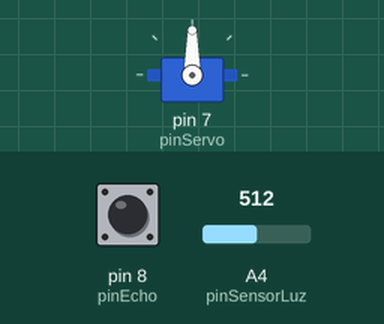
Simulated run of this sketch. Board: Arduino Uno, built with avr-gcc and run on an emulated ATmega328P. Shown: servo. The inputs (shaded band) are chosen by the test bench; at power-on: A4 (pinSensorLuz) = 512, pin 8 (pinEcho) LOW. What the sketch prints to the serial monitor is not drawn.

Above: at 1.2 s.
1.3 s: A4 (pinSensorLuz) set to 193
2.8 s: A4 (pinSensorLuz) set to 165
At 3.3 s:
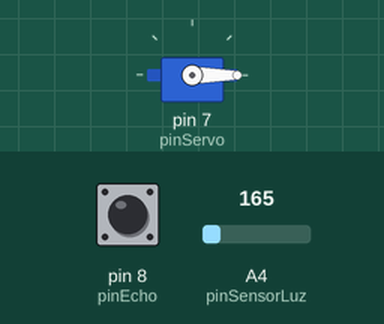
5.8 s: A4 (pinSensorLuz) set to 306
At 8.0 s:
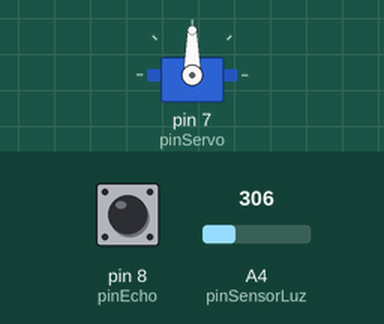
8.8 s: A4 (pinSensorLuz) set to 122
At 9.2 s:
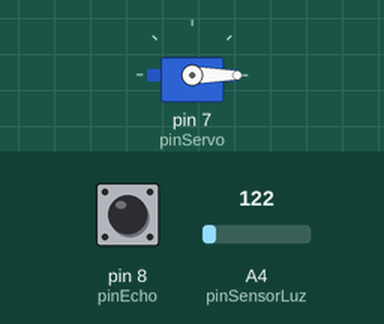
11.8 s: pin 8 (pinEcho) pulsed HIGH 5 times (0.12 s each, 0.3 s apart)
At 14.0 s:
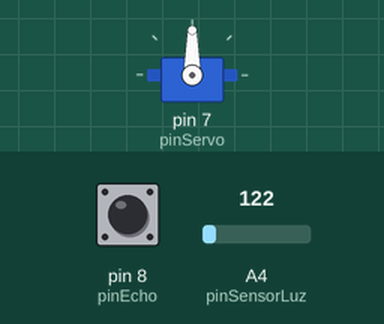
Timing chart, 0 to 15.9 s (numbered marks = the images above; inputs shaded):
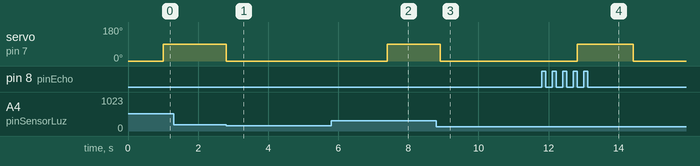

The sketch:

_2.5CierreAutomaticoContadorEntradas.ino
```cpp
#include <Servo.h>

Servo servo1;

const int abierto = 90;
const int cerrado = 0;

const int OSCURO = 180;

const int sensorDistancia = 0;
const int sensorLuz = 1;

int sensorDeteccion;


long tiempoRespuesta;

int pinTrig = 9;
int pinEcho = 8;

int pinServo = 7;

int pinSensorLuz = A4;

bool barreraAbierta = false;

int numeroEntradas;
int numeroSalidas;

double inicioCuentaTiempo;

// the setup routine runs once when you press reset:
void setup() {
  Serial.begin(9600);
  servo1.attach(pinServo);
  servo1.write(cerrado);
  pinMode(pinTrig , OUTPUT); /* trig envía el pulso ultrasónico */
  pinMode(pinEcho, INPUT); /* Echo capta el rebote del pulso ultrasónico*/
  numeroEntradas = 0;
  numeroSalidas = 0;
}

void loop() {
  // put your main code here, to run repeatedly:
  if (!barreraAbierta) {
    if (distancia() < 5) {
      sensorDeteccion = 0;
      servo1.write(abierto);
      barreraAbierta = true;
      inicioCuentaTiempo = millis();
      Serial.print("Detectada Entrada\n");

    } else if (valorLuz() < OSCURO) {
      sensorDeteccion = 1;
      servo1.write(abierto);
      barreraAbierta = true;
      inicioCuentaTiempo = millis();
      Serial.print("Detectada Salida\n");
    }
  } else {
    if (sensorDeteccion == 0 && valorLuz() < OSCURO) {
      servo1.write(cerrado);
      barreraAbierta = false;
      numeroEntradas = numeroEntradas + 1;
      Serial.print("Numero de entradas: ");
      Serial.print(numeroEntradas);
      delay(1000);
    } else if (sensorDeteccion == 1 && distancia() < 5) {
      servo1.write(cerrado);
      barreraAbierta = false;
      numeroSalidas += 1;
      Serial.print("Numero de salidas: ");
      Serial.print(numeroSalidas);
      delay(1000);
    }
    delay(300);
  }

  if(isTiempoSobrepasado()){
    cerrarVaya();
  }
}

long distancia() {
  long distancia;
  digitalWrite(pinTrig, LOW); /* Por seguridad volvemos a poner el Trig
  a LOW*/
  delayMicroseconds(5);

  digitalWrite(pinTrig, HIGH); /* Emitimos el pulso ultrasónico */
  delayMicroseconds(10);

  tiempoRespuesta = pulseIn(pinEcho, HIGH); /* Medimos la longitud del
  pulso entrante Cuanto tiempo tarda la entrada en pasar de HIGH a LOW
  retorna microsegundos */

  distancia = int(0.017 * tiempoRespuesta); /* Calcular la distancia
  conociendo la velocidad */

  return distancia;
}

int valorLuz() {
  int valorLuz = analogRead(pinSensorLuz);
 // Serial.print(valorLuz);
 // Serial.print("\n");
  return valorLuz;
}

bool isTiempoSobrepasado(){
  if ( millis() - inicioCuentaTiempo >= 5000 && barreraAbierta) {
    return true;
  }
  return false;
}

void cerrarVaya(){
    barreraAbierta = false;
    servo1.write(cerrado);
    Serial.print("Cerrando valla.\n");
}
```

Measured:
- the behaviour switches between 180 and 179 on A4 (pinSensorLuz) (found by bisection; images 0 and 1)
- after the input at 1.3 s, every drawn part: stays the same
- after the input at 2.8 s, servo on pin 7 (pinServo): 90° → 0° at once
- after the input at 5.8 s, servo on pin 7 (pinServo): 0° → 90° after 1.6 s
- after the input at 8.8 s, servo on pin 7 (pinServo): 90° → 0° after 0.10 s
- after the input at 11.8 s, servo on pin 7 (pinServo): 0° → 90° after 1.0 s, → 0° 1.6 s later
